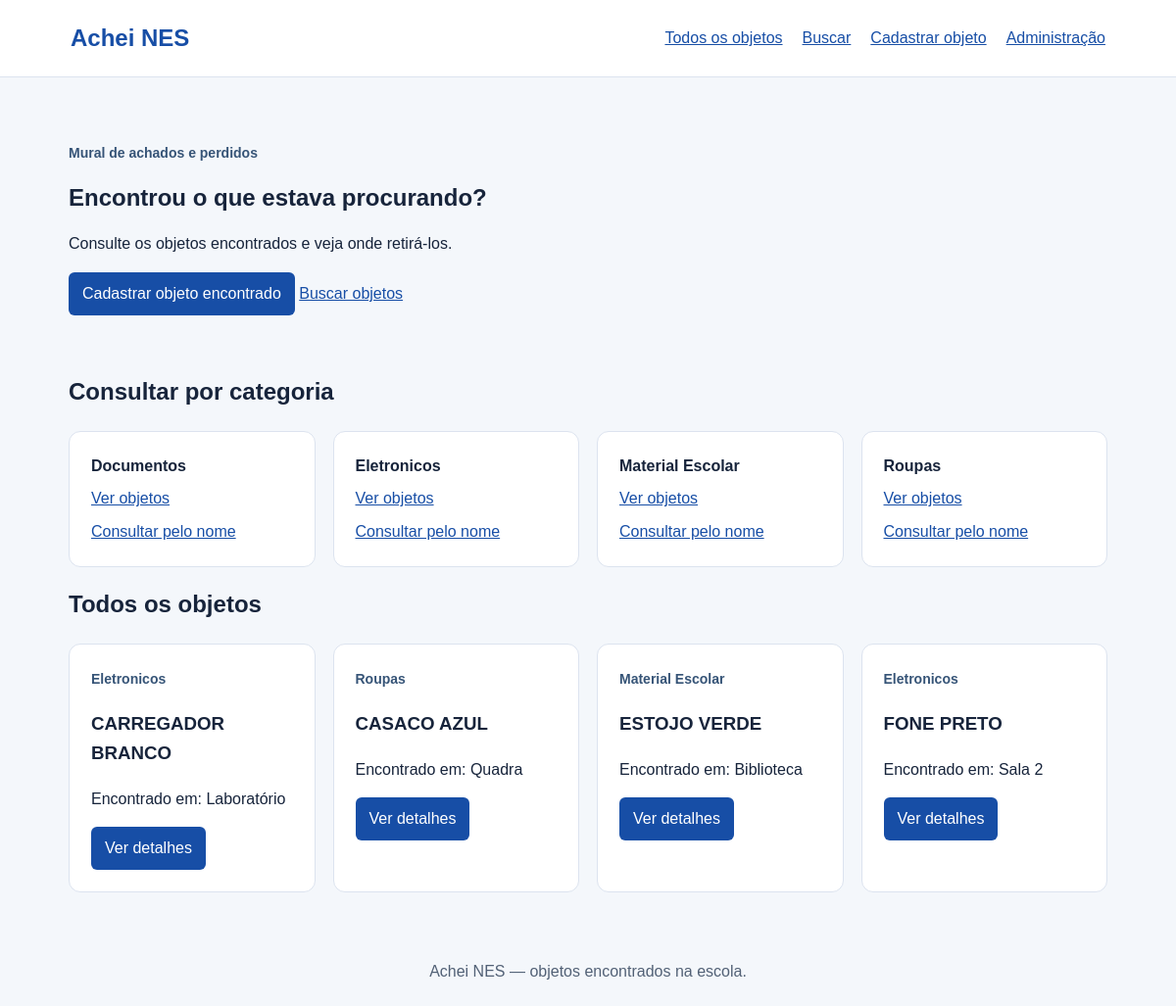
The page / on the database its author committed.
### mural/models.py (models this page shows, shortened)
class Categoria(models.Model):
    nome = models.CharField(max_length=80, unique=True)
    slug = models.SlugField(max_length=80, unique=True)

class Item(models.Model):
    nome = models.CharField(max_length=120)
    descricao = models.TextField()
    categoria = models.ForeignKey(
        Categoria,
        on_delete=models.PROTECT,
    )
    local_encontrado = models.CharField(max_length=120)
    local_retirada = models.CharField(max_length=120)

### mural/views.py (the view)
def home_view(request):
    contexto = {
        "lista_itens": Item.objects.all().order_by("nome"),
        "categorias": Categoria.objects.all().order_by("nome"),
    }
    return render(request, "home.html", contexto)

### mural/templates/home.html (shortened to what this page needs)
{% extends "base.html" %}
{% block content %}
    <section class="introducao">
        <p class="etiqueta">Mural de achados e perdidos</p>
        <h1>Encontrou o que estava procurando?</h1>
        <p>
            Consulte os objetos encontrados e veja onde retirá-los.
        </p>
        <p>
            <a class="botao" href="{% url 'mural:item_criar' %}">Cadastrar objeto encontrado</a>
            <a href="{% url 'mural:busca' %}">Buscar objetos</a>
        </p>
    </section>
    <section>
        <h2>Consultar por categoria</h2>
        <ul class="categorias">
            {% for categoria in categorias %}
                <li>
                    <strong>{{ categoria.nome }}</strong>
                    <a href="{% url 'mural:categoria_slug' categoria.slug %}">
                        Ver objetos
                    </a>
                    <a href="{% url 'mural:categoria_nome' categoria.nome %}">
                        Consultar pelo nome
                    </a>
                </li>
            {% empty %}
                <li>Nenhuma categoria cadastrada.</li>
            {% endfor %}
        </ul>
    </section>
    <section>
        <h2>Todos os objetos</h2>
        {% include "_lista_itens.html" %}
    </section>
{% endblock %}

### mural/templates/base.html (shortened to what this page needs)
{% load static %}
<!DOCTYPE html>
<html lang="pt-br">
<head>
    <link rel="stylesheet" href="{% static 'mural/estilo.css' %}">
</head>
<body>
    <header class="topo">
        <a class="marca" href="{% url 'mural:home' %}">
            Achei NES
        </a>
        <nav aria-label="Menu principal">
            <a href="{% url 'mural:home' %}">Todos os objetos</a>
            <a href="{% url 'mural:busca' %}">Buscar</a>
            <a href="{% url 'mural:item_criar' %}">Cadastrar objeto</a>
            <a href="{% url 'admin:index' %}">Administração</a>
        </nav>
    </header>
    <main class="container">
        {% block content %}{% endblock %}
    </main>
    <footer>
        Achei NES — objetos encontrados na escola.
    </footer>
</body>
</html>

### mural/templates/_lista_itens.html
{% if lista_itens %}
    <ul class="grade">
        {% for item in lista_itens %}
            <li class="cartao">
                <span class="etiqueta">{{ item.categoria.nome }}</span>
                <h3>{{ item.nome|upper }}</h3>
                <p>Encontrado em: {{ item.local_encontrado }}</p>
                <a class="botao"
                   href="{% url 'mural:detalhe' item.id %}">
                    Ver detalhes
                </a>
            </li>
        {% endfor %}
    </ul>
{% else %}
    <p class="aviso">
        Nenhum objeto encontrado nesta consulta.
    </p>
{% endif %}

### mural/static/mural/estilo.css (style rules this page uses)
* { box-sizing: border-box; }
body { margin: 0; background: #f4f7fb; color: #17243b; font-family: Arial, sans-serif; line-height: 1.6; overflow-wrap: anywhere; }
a { color: #174ea6; }
.topo { display: flex; justify-content: space-between; align-items: center; flex-wrap: wrap; gap: 16px; padding: 20px 6%; background: white; border-bottom: 1px solid #dce3ef; }
.marca { font-size: 24px; font-weight: bold; text-decoration: none; }
nav { display: flex; flex-wrap: wrap; gap: 20px; }
.container { max-width: 1100px; margin: auto; padding: 28px 20px; }
.introducao { padding: 24px 0; }
h1 { line-height: 1.2; }
.etiqueta { color: #365477; font-size: 14px; font-weight: bold; }
.categorias, .grade { list-style: none; padding: 0; display: grid; grid-template-columns: repeat(auto-fit, minmax(230px, 1fr)); gap: 18px; }
.categorias li, .cartao, .painel, .aviso { padding: 22px; background: white; border: 1px solid #dce3ef; border-radius: 12px; }
.categorias a { display: block; margin-top: 8px; }
.botao { display: inline-block; padding: 9px 14px; background: #174ea6; color: white; border-radius: 6px; text-decoration: none; }
footer { padding: 24px; text-align: center; color: #526176; }

### rows shown on the page
Categoria: nome "Documentos"
Categoria: nome "Eletronicos"
Categoria: nome "Material Escolar"
Categoria: nome "Roupas"
Item: categoria.nome "Eletronicos", nome "CARREGADOR BRANCO", local_encontrado "Laboratório"
Item: categoria.nome "Roupas", nome "CASACO AZUL", local_encontrado "Quadra"
Item: categoria.nome "Material Escolar", nome "ESTOJO VERDE", local_encontrado "Biblioteca"
Item: categoria.nome "Eletronicos", nome "FONE PRETO", local_encontrado "Sala 2"
